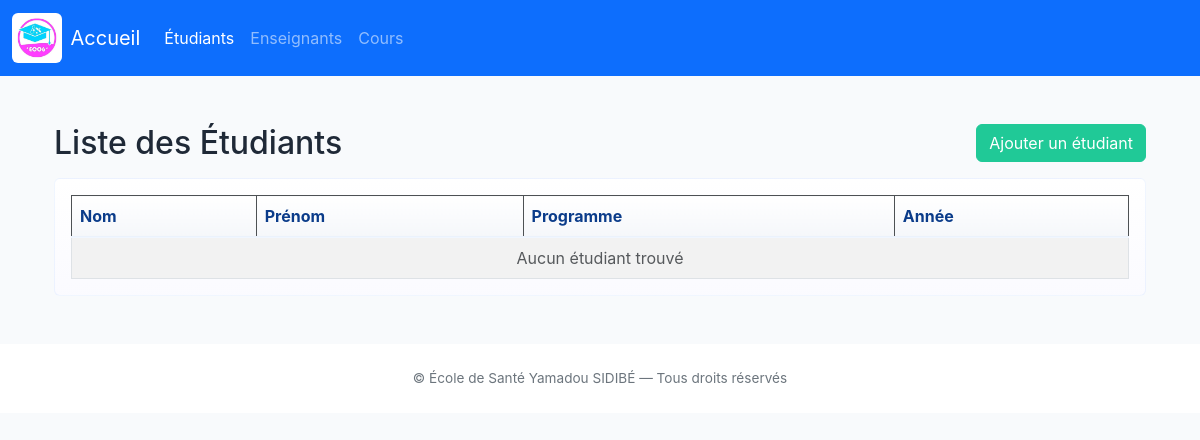
Before: /etudiants/ with the older database file.
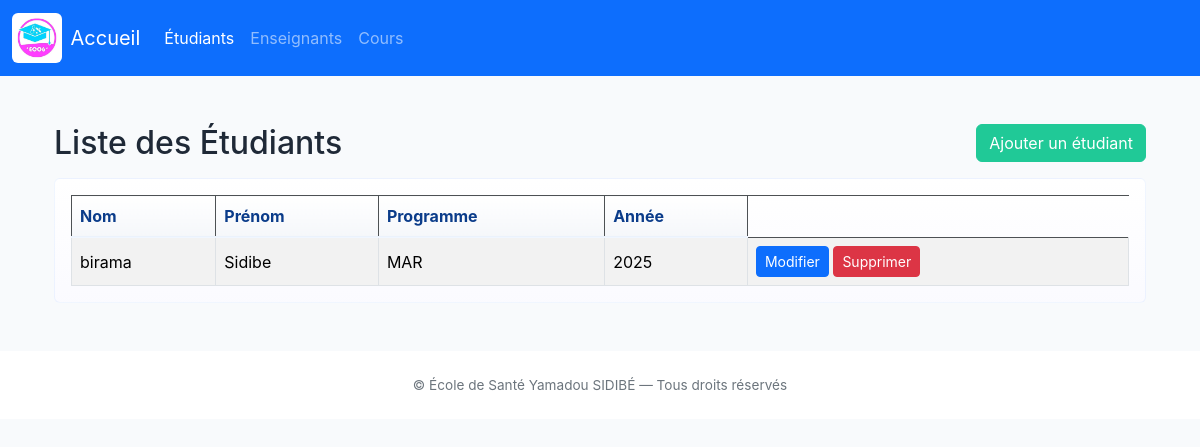
After: the same page with the newer database file.
### gestion_des_presences/models.py (models this page shows, shortened)
class Etudiant(models.Model):
    utilisateur = models.OneToOneField(Utilisateur, on_delete=models.CASCADE)
    numero_etudiant = models.CharField(max_length=20, unique=True)
    programme = models.CharField(max_length=100)
    annee=models.ForeignKey('Anneer', on_delete=models.SET_NULL, blank=True, null=True)
    parents = models.ForeignKey('Parent', on_delete=models.SET_NULL, blank=True, null=True)

class Utilisateur(models.Model):
    id = models.AutoField(primary_key=True)
    nom = models.CharField(max_length=100)
    prenom = models.CharField(max_length=100)
    email = models.EmailField(unique=True)
    mot_de_passe = models.CharField(max_length=100, default='changeme')
    ROLE_CHOICES = [
        ('etudiant', 'Étudiant'),
        ('enseignant', 'Enseignant'),
        ('admin', 'Administrateur'),
    ]
    role = models.CharField(max_length=50, choices=ROLE_CHOICES)
    telephone = models.CharField(max_length=15, blank=True, null=True)
    date_creation = models.DateTimeField(default=timezone.now)
    date_modification = models.DateTimeField(auto_now=True)
    class Meta:
        ordering = ['nom', 'prenom']

class Anneer(models.Model):
    id = models.AutoField(primary_key=True)
    annee = models.IntegerField(unique=True, validators=[MinValueValidator(2000), MaxValueValidator(2100)])

### gestion_des_presences/views.py (the view)
# urls.py: path('etudiants/', views.liste_etudiants, name='liste_etudiants'),
def liste_etudiants(request):
    etudiants = Etudiant.objects.all()
    return render(request, 'liste_etudiants.html', {'etudiants': etudiants})

### gestion_des_presences/templates/liste_etudiants.html
{% extends 'base.html' %}
{% block content %}
<div class="container mt-5">
    <div class="section-title mb-3">
        <h2 class="mb-0">Liste des Étudiants</h2>
        <a href="{% url 'etudiant_create' %}" class="btn btn-accent">Ajouter un étudiant</a>
    </div>
    <div class="card card-ghost p-3">
    <table class="table table-striped table-bordered mb-0">
        <thead class="table-dark">
            <tr>
                <th>Nom</th>
                <th>Prénom</th>
                <th>Programme</th>
                <th>Année</th>
            </tr>
        </thead>
        <tbody>
            {% for e in etudiants %}
            <tr>
                <td>{{ e.utilisateur.nom }}</td>
                <td>{{ e.utilisateur.prenom }}</td>
                <td>{{ e.programme }}</td>
                                <td>
                                    {% if e.annee %}
                                        {{ e.annee.annee }}
                                    {% else %}
                                        N/A
                                    {% endif %}
                                </td>
                <td>
                    <a href="{% url 'etudiant_update' e.id %}" class="btn btn-sm btn-primary">Modifier</a>
                    <a href="{% url 'etudiant_delete' e.id %}" class="btn btn-sm btn-danger">Supprimer</a>
                </td>
            </tr>
            {% empty %}
            <tr>
                <td colspan="4" class="text-center text-muted">Aucun étudiant trouvé</td>
            </tr>
            {% endfor %}
        </tbody>
    </table>
    </div>
</div>
{% endblock %}

Changed rows visible on the page:
added Etudiant: utilisateur.nom "birama", utilisateur.prenom "Sidibe", programme "MAR", annee.annee "2025"
Other visible differences:
text no longer shown: "Aucun étudiant trouvé"
